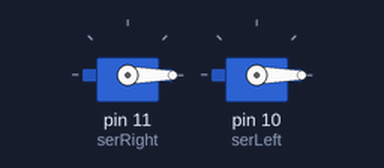
A sketch run on a simulated Arduino Uno, built with avr-gcc and run on an emulated ATmega328P. Shown: 2 × servo.

Above: at 0.05 s.
Timing chart, 0 to 3.0 s (numbered marks = the images above):
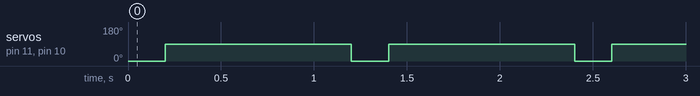

The sketch:

WalkingRobot.ino
```cpp
#include<Servo.h>

Servo serRight;
Servo serLeft;
bool right = false;

String tempModify;

void setup() {

  serRight.attach(11);
  serLeft.attach(10);
  serRight.write(90);
  serLeft.write(90);
  Serial.begin(9600);
  Serial.setTimeout(10);
}

void loop() {
  serRight.write(0);
  serLeft.write(0);
  right = !right;
  delay(200);
  serRight.write(90);
  serLeft.write(90);
  delay(1000);
}
```

Measured:
- by itself, servo on pin 11 (serRight), servo on pin 10 (serLeft): alternates 90° for 1.0 s and 0° for 0.20 s
